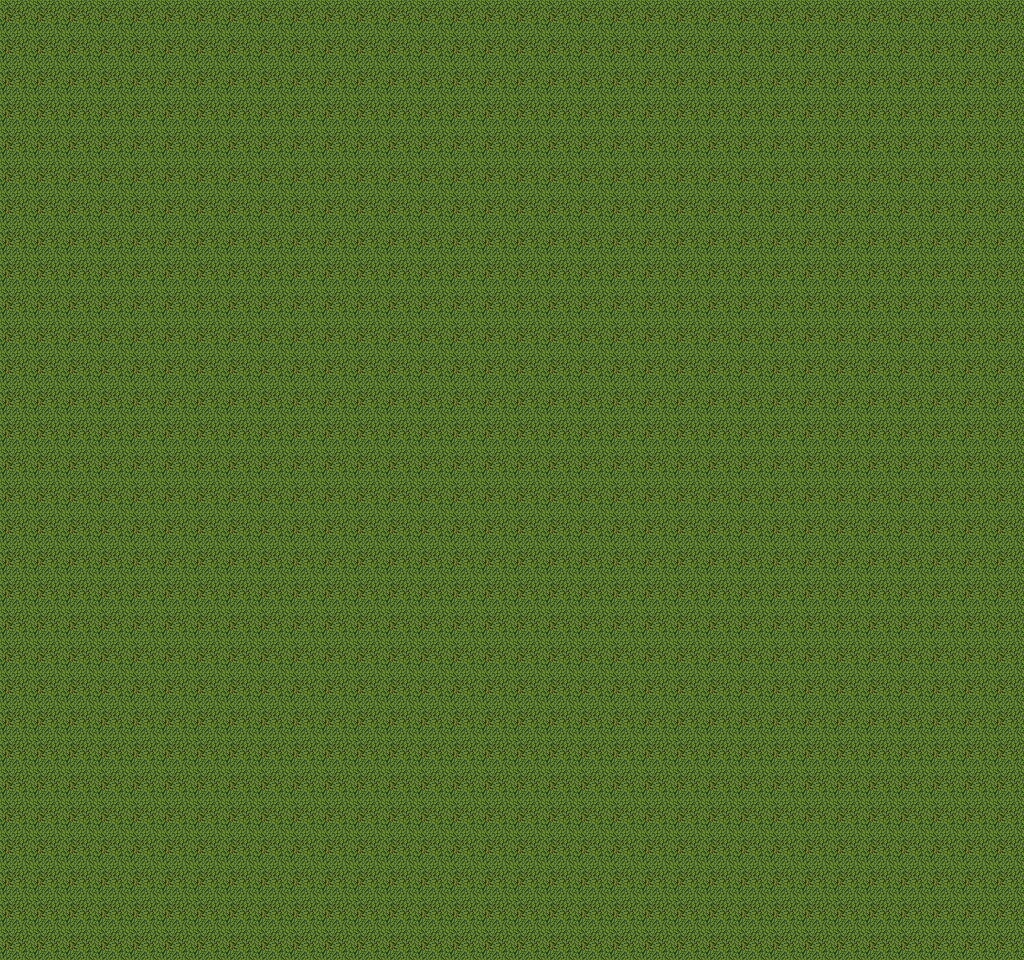

This game map was drawn from its Tiled (.tmx) file and the tilesets committed beside it. A one-line description and the trimmed map source follow:
An orthogonal 32x30 tile map with 32x32 px tiles, 6 tile layers (Background, Background2, Background3, Foreground, ...), 5 tilesets.

<map version="1.0" orientation="orthogonal" width="32" height="30" tilewidth="32" tileheight="32">
 <tileset firstgid="1" source="TileSets/medieval-town-1.tsx" />
 <tileset firstgid="1025" source="TileSets/medieval-town-2.tsx" />
 <tileset firstgid="2049" source="TileSets/medieval-town-3.tsx" />
 <tileset firstgid="3073" name="medieval-town-4" tilewidth="32" tileheight="32">
  <image source="TileSets/medieval-town-4.png" width="256" height="4096" />
  <tile id="69">
   <properties>
    <property name="Solid" value="" />
   </properties>
  </tile>
  <tile id="70">
   <properties>
    <property name="USolidQuarterHeight" value="" />
   </properties>
  </tile>
  <tile id="71">
   <properties>
    <property name="Solid" value="" />
   </properties>
  </tile>
  <tile id="77">
   <properties>
    <property name="LSolidQuarterWidth" value="" />
   </properties>
  </tile>
  <tile id="79">
   <properties>
    <property name="RSolidQuarterWidth" value="" />
   </properties>
  </tile>
  <tile id="85">
   <properties>
    <property name="Solid" value="" />
   </properties>
  </tile>
  <tile id="86">
   <properties>
    <property name="DSolidQuarterHeight" value="" />
   </properties>
  </tile>
  <tile id="87">
   <properties>
    <property name="Solid" value="" />
   </properties>
  </tile>
  <tile id="93">
   <properties>
    <property name="Solid" value="" />
   </properties>
  </tile>
  <tile id="94">
   <properties>
    <property name="Solid" value="" />
   </properties>
  </tile>
  <tile id="95">
   <properties>
    <property name="Solid" value="" />
   </properties>
  </tile>
  <tile id="101">
   <properties>
    <property name="Solid" value="" />
   </properties>
  </tile>
  <tile id="102">
   <properties>
    <property name="Solid" value="" />
   </properties>
  </tile>
  <tile id="103">
   <properties>
    <property name="Solid" value="" />
   </properties>
  </tile>
  <tile id="109">
   <properties>
    <property name="Solid" value="" />
   </properties>
  </tile>
  <tile id="110">
   <properties>
    <property name="Solid" value="" />
   </properties>
  </tile>
  <tile id="111">
   <properties>
    <property name="Solid" value="" />
   </properties>
  </tile>
 </tileset>
 <tileset firstgid="4097" source="TileSets/terrain-set-1.tsx" />
 <layer name="Background" width="32" height="30">
  <properties>
   <property name="Background" value="" />
  </properties>
  <data>[960 cells, 960 non-empty, 1 distinct tile ids]</data>
 </layer>
 <layer name="Background2" width="32" height="30">
  <properties>
   <property name="Background" value="" />
  </properties>
  <data>[960 cells, 0 non-empty, 0 distinct tile ids]</data>
 </layer>
 <layer name="Background3" width="32" height="30">
  <properties>
   <property name="Background" value="" />
  </properties>
  <data>[960 cells, 0 non-empty, 0 distinct tile ids]</data>
 </layer>
 <layer name="Foreground" width="32" height="30">
  <properties>
   <property name="Foreground" value="" />
  </properties>
  <data>[960 cells, 0 non-empty, 0 distinct tile ids]</data>
 </layer>
 <layer name="Foreground2" width="32" height="30">
  <properties>
   <property name="Foreground" value="" />
  </properties>
  <data>[960 cells, 0 non-empty, 0 distinct tile ids]</data>
 </layer>
 <layer name="Foreground3" width="32" height="30">
  <properties>
   <property name="Foreground" value="" />
  </properties>
  <data>[960 cells, 0 non-empty, 0 distinct tile ids]</data>
 </layer>
 <objectgroup name="Objects" width="32" height="30" />
</map>